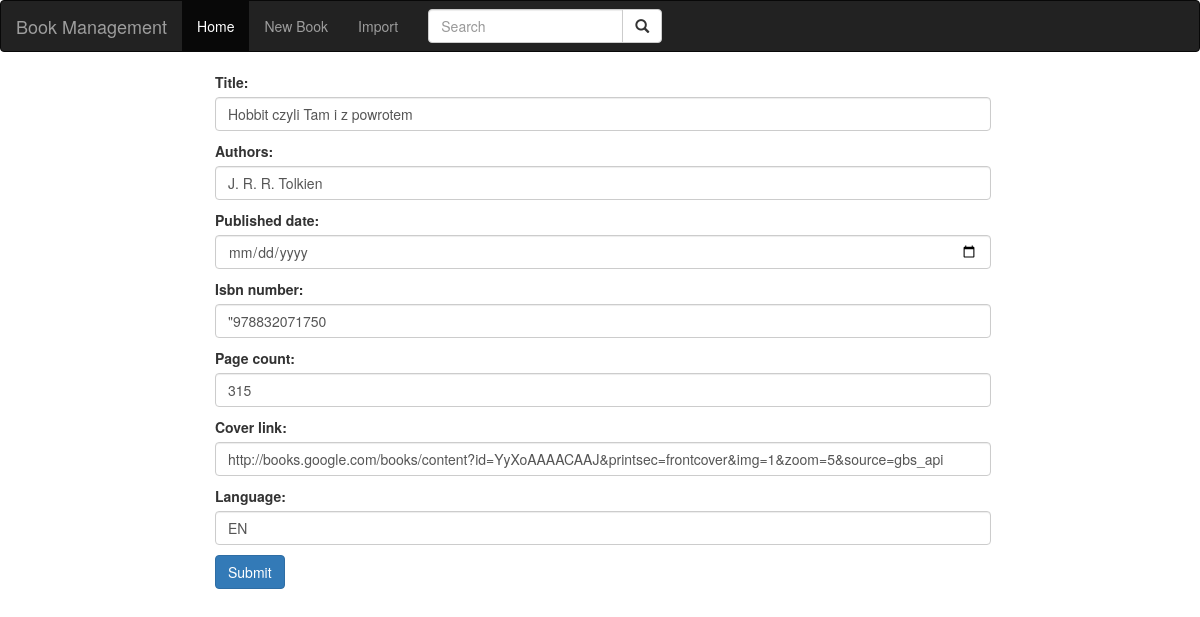
/book/5/update/, run on the app's committed database.
### books_app/models.py (models this page shows, shortened)
class Book(models.Model):
    title = models.CharField(max_length=50)
    authors = models.CharField(max_length=50)
    published_date = models.DateTimeField()
    isbn_number = models.CharField(max_length=13)
    page_count = models.PositiveSmallIntegerField()
    cover_link = models.URLField()
    language = models.CharField(max_length=3)
    create_date = models.DateTimeField(default=django.utils.timezone.now)

### books_app/views.py (the view)
# urls.py: path('book/<int:pk>/update/', BookUpdateView.as_view(), name='book_update'),
class BookUpdateView(UpdateView):
    model = Book
    context_object_name = 'book'
    form_class = BookCreateForm

### books_app/templates/books_app/book_form.html (shortened to what this page needs)
{% extends 'books_app/base.html' %}
{% block content %}
     <form method="POST">
      <div class="form-group">
            <label class="control-label col-sm-2"> </label>
        <div class="col-sm-10">
            {{ form.as_p }}
        </div>
      </div>
      <div class="form-group">
        <div class="col-sm-offset-2 col-sm-10">
          <button type="submit" class="btn btn-primary">Submit</button>
        </div>
      </div>
    </form>
{% endblock content %}

### books_app/templates/books_app/base.html (style rules this page uses)
.form-control { width: 80%; }

### data on the page
Book: title "Hobbit czyli Tam i z powrotem", authors "J. R. R. Tolkien", isbn_number "\"978832071750", page_count "315", cover_link "http://books.google.com/books/content?id=YyXoAAAACAAJ&printsec=frontcover&img=1&zoom=5&source=gbs_api", language "EN"
